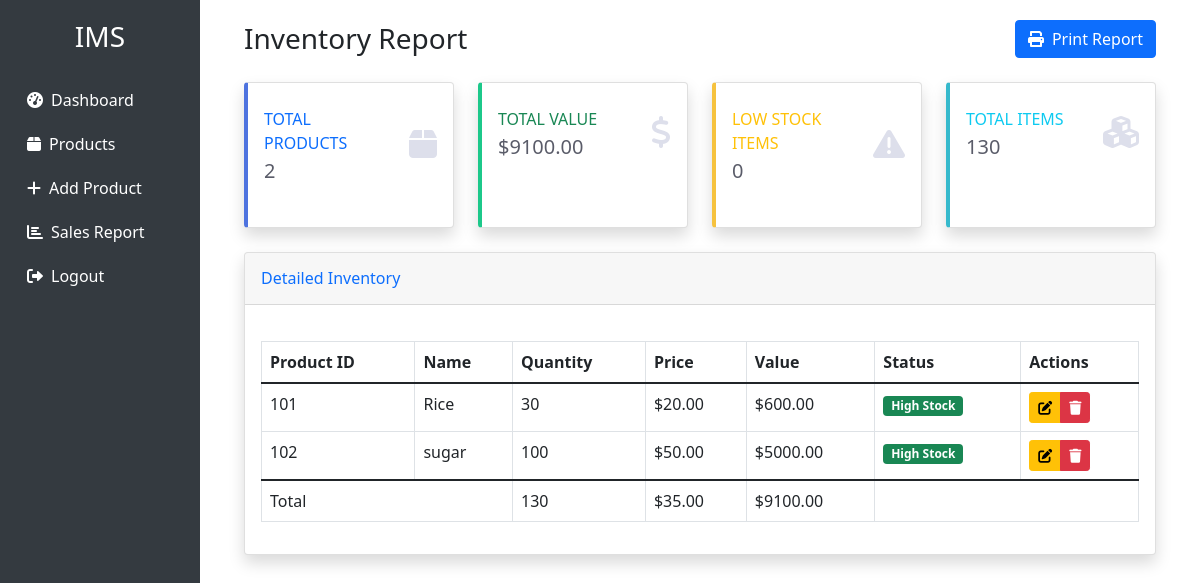
Screenshot of /inventory_report (signed in) with the database file from the repository.
### app.py (models this page shows)
class Product(db.Model):
    id = db.Column(db.Integer, primary_key=True)
    product_id = db.Column(db.String(50), unique=True, nullable=False)
    name = db.Column(db.String(100), nullable=False)
    quantity = db.Column(db.Integer, nullable=False)
    price = db.Column(db.Float, nullable=False)
    discount = db.Column(db.Integer, default=0)
    num_sold = db.Column(db.Integer, default=0)
    sales = db.Column(db.Float, default=0.0)

### app.py (the view)
@app.route('/inventory_report')
@login_required
def inventory_report():
    if not current_user.is_admin:
        flash('Access denied. Admin privileges required.', 'danger')
        return redirect(url_for('dashboard'))
    products = Product.query.all()
    return render_template('inventory_report.html', products=products)

### app.py (called while the page is built)
@login_manager.user_loader
def load_user(user_id):
    return User.query.get(int(user_id))

### templates/inventory_report.html (shortened to what this page needs)
{% extends "base.html" %}
{% block authenticated_content %}
<div class="container-fluid">
    <div class="d-flex justify-content-between align-items-center mb-4">
        <h1 class="h3 mb-0">Inventory Report</h1>
        <button class="btn btn-primary" onclick="window.print()">
            <i class="fas fa-print me-2"></i>Print Report
        </button>
    </div>
    <div class="row mb-4">
        <div class="col-xl-3 col-md-6">
            <div class="card border-left-primary shadow h-100 py-2">
                <div class="card-body">
                    <div class="row no-gutters align-items-center">
                        <div class="col mr-2">
                            <div class="text-xs font-weight-bold text-primary text-uppercase mb-1">Total Products</div>
                            <div class="h5 mb-0 font-weight-bold text-gray-800">{{ products|length }}</div>
                        </div>
                        <div class="col-auto">
                            <i class="fas fa-box fa-2x text-gray-300"></i>
                        </div>
                    </div>
                </div>
            </div>
        </div>
        <div class="col-xl-3 col-md-6">
            <div class="card border-left-success shadow h-100 py-2">
                <div class="card-body">
                    <div class="row no-gutters align-items-center">
                        <div class="col mr-2">
                            <div class="text-xs font-weight-bold text-success text-uppercase mb-1">Total Value</div>
                            <div class="h5 mb-0 font-weight-bold text-gray-800">${{ "%.2f"|format(products|sum(attribute='price') * products|sum(attribute='quantity')) }}</div>
                        </div>
                        <div class="col-auto">
                            <i class="fas fa-dollar-sign fa-2x text-gray-300"></i>
                        </div>
                    </div>
                </div>
            </div>
        </div>
        <div class="col-xl-3 col-md-6">
            <div class="card border-left-warning shadow h-100 py-2">
                <div class="card-body">
                    <div class="row no-gutters align-items-center">
                        <div class="col mr-2">
                            <div class="text-xs font-weight-bold text-warning text-uppercase mb-1">Low Stock Items</div>
                            <div class="h5 mb-0 font-weight-bold text-gray-800">{{ products|selectattr('quantity', '<=', 10)|list|length }}</div>
                        </div>
                        <div class="col-auto">
                            <i class="fas fa-exclamation-triangle fa-2x text-gray-300"></i>
                        </div>
                    </div>
                </div>
            </div>
        </div>
        <div class="col-xl-3 col-md-6">
            <div class="card border-left-info shadow h-100 py-2">
                <div class="card-body">
                    <div class="row no-gutters align-items-center">
                        <div class="col mr-2">
                            <div class="text-xs font-weight-bold text-info text-uppercase mb-1">Total Items</div>
                            <div class="h5 mb-0 font-weight-bold text-gray-800">{{ products|sum(attribute='quantity') }}</div>
                        </div>
                        <div class="col-auto">
                            <i class="fas fa-cubes fa-2x text-gray-300"></i>
                        </div>
                    </div>
                </div>
            </div>
        </div>
    </div>
    <div class="card shadow mb-4">
        <div class="card-header py-3">
            <h6 class="m-0 font-weight-bold text-primary">Detailed Inventory</h6>
        </div>
        <div class="card-body">
            <div class="table-responsive">
                <table class="table table-bordered" width="100%" cellspacing="0">
                    <thead>
                        <tr>
                            <th>Product ID</th>
                            <th>Name</th>
                            <th>Quantity</th>
                            <th>Price</th>
                            <th>Value</th>
                            <th>Status</th>
                            <th>Actions</th>
                        </tr>
                    </thead>
                    <tbody>
                        {% for product in products %}
                        <tr>
                            <td>{{ product.product_id }}</td>
                            <td>{{ product.name }}</td>
                            <td>{{ product.quantity }}</td>
                            <td>${{ "%.2f"|format(product.price) }}</td>
                            <td>${{ "%.2f"|format(product.price * product.quantity) }}</td>
                            <td>
                                {% if product.quantity <= 10 %}
                                <span class="badge bg-warning text-dark">Low Stock</span>
                                {% elif product.quantity <= 20 %}
                                <span class="badge bg-info">Medium Stock</span>
                                {% else %}
                                <span class="badge bg-success">High Stock</span>
                                {% endif %}
                            </td>
                            <td>
                                <div class="btn-group" role="group">
                                    <a href="{{ url_for('edit_product', id=product.id) }}" class="btn btn-warning btn-sm">
                                        <i class="fas fa-edit"></i>
                                    </a>
                                    <button type="button" class="btn btn-danger btn-sm" onclick="confirmDelete({{ product.id }})">
                                        <i class="fas fa-trash"></i>
                                    </button>
                                </div>
                            </td>
                        </tr>
                        {% endfor %}
                    </tbody>
                    <tfoot>
                        <tr class="font-weight-bold">
                            <td colspan="2">Total</td>
                            <td>{{ products|sum(attribute='quantity') }}</td>
                            <td>${{ "%.2f"|format(products|sum(attribute='price') / products|length if products|length > 0 else 0) }}</td>
                            <td>${{ "%.2f"|format(products|sum(attribute='price') * products|sum(attribute='quantity')) }}</td>
                            <td colspan="2"></td>
                        </tr>
                    </tfoot>
                </table>
            </div>
        </div>
    </div>
</div>
{% endblock %}

### templates/base.html (style rules this page uses)
.card { margin-bottom: 20px; box-shadow: 0 0.125rem 0.25rem rgba(0, 0, 0, 0.075); }
.table-responsive { margin-top: 20px; }

### templates/inventory_report.html (style rules this page uses)
.border-left-primary { border-left: .25rem solid #4e73df !important; }
.border-left-success { border-left: .25rem solid #1cc88a !important; }
.border-left-warning { border-left: .25rem solid #f6c23e !important; }
.border-left-info { border-left: .25rem solid #36b9cc !important; }
.text-gray-300 { color: #dddfeb !important; }
.text-gray-800 { color: #5a5c69 !important; }

### rows the page displays
Product: product_id "101", name "Rice", quantity "30", price "20.00", product.price*product.quantity "600.00", shows "High Stock"
Product: product_id "102", name "sugar", quantity "100", price "50.00", product.price*product.quantity "5000.00", shows "High Stock"

### other values shown
{{ products|length }} "2"
{{ products|selectattr('quantity', '<=', 10)|list|length }} "0"
{{ products|sum(attribute='quantity') }} "130"
